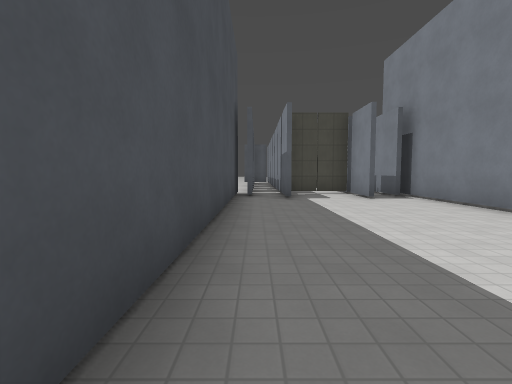
View 1 (above)

13 first-person views from a walk through a Godot game level. The camera is 1.4 m above the floor, tilts 4° down and sees 85° across. The floor is counted in squares, 2 m on a side. Each view is taken from the middle of a square. On the plan, view 1 faces up. The plan holds only what a view shows up to about 9 squares ahead; the rest is blank. The place goes on beyond the plan. Surface patterns are stand-ins for the level's own textures.

View 2
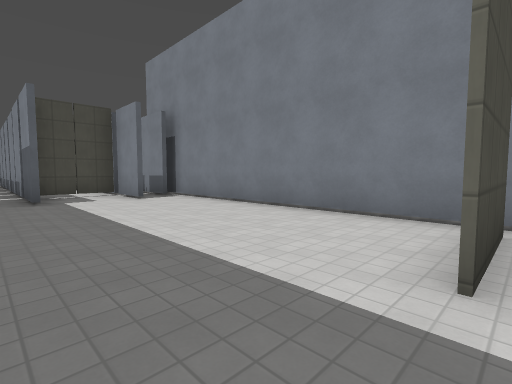

View 3
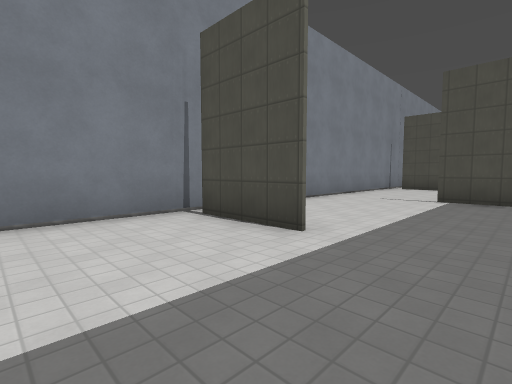

View 4
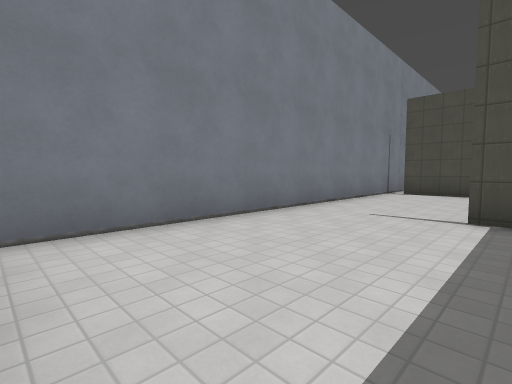

View 5
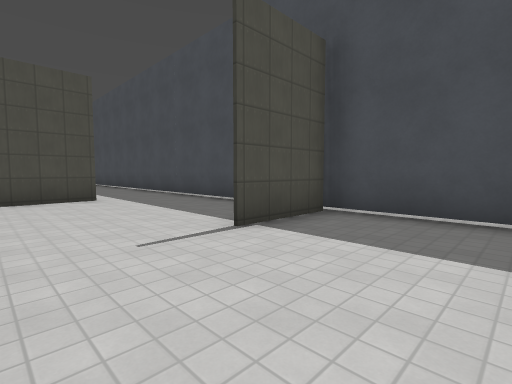

View 6
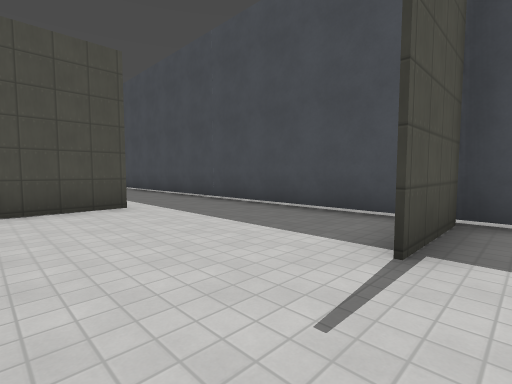

View 7
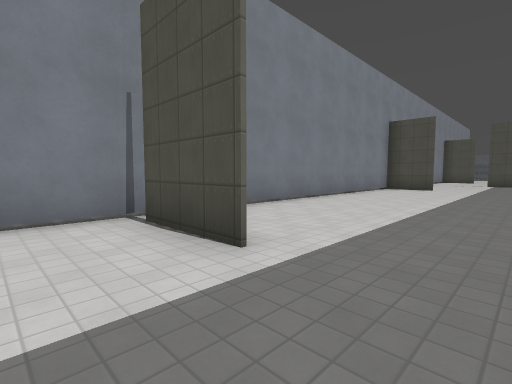

View 8
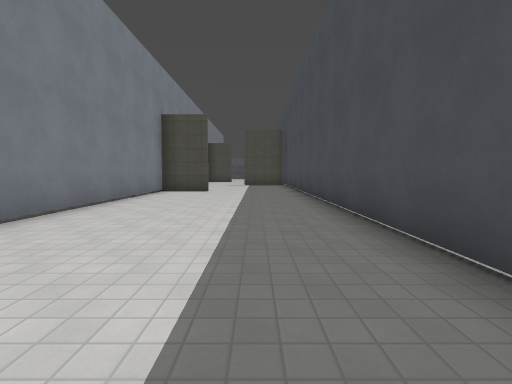

View 9
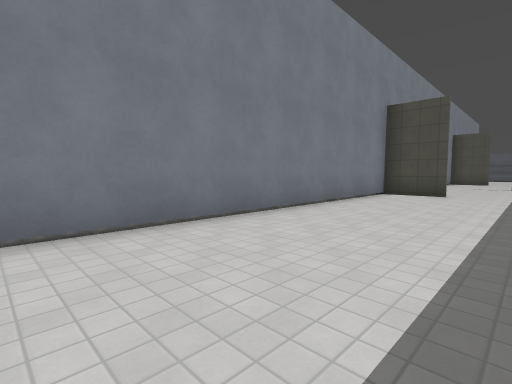

View 10
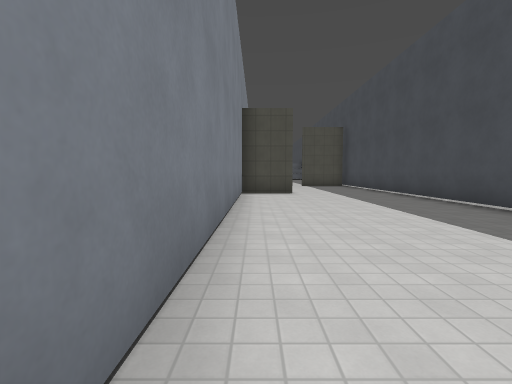

View 11
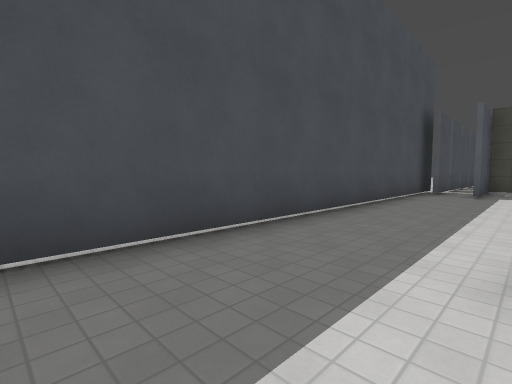

View 12
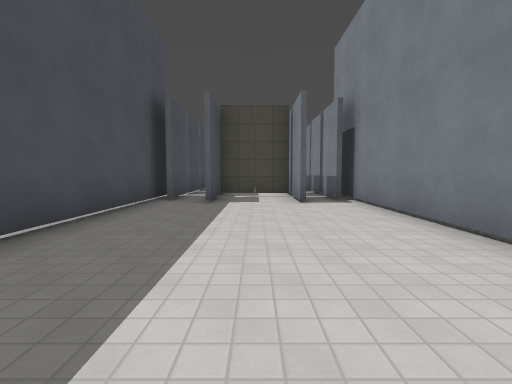

View 13
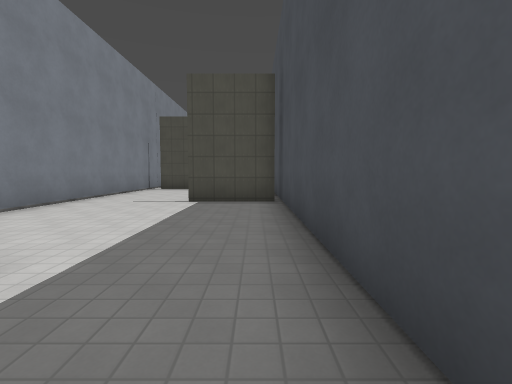

### Floor plan
Points are (right, up) in squares from view 1. A wall is a line through its corners. A room is listed if a view was taken in it or the views show most of it. See-through windows are left out.
Room 1 (views 1, 2, 4, 5, 6, 7, 11)
walls: (-0.5, -4.7) (1.6, -4.7); (1.9, -9.7) (4, -9.7); (4.5, -9.9) (4.5, 0.1); (4.1, 0.2) (1.9, 0.2); (-0.6, 0.4) (-0.6, -9.6)
ways out: opening at (0.5, 0) to room 2; opening at (0.5, -10) to room 3; gap at (4, -10) to room 3
Room 2 (views 3, 12, 13)
walls: (3, 7.4) (3, 9.1) (1, 9.1) (1, 7.5); (1.9, 0.3) (4.1, 0.3); (4.5, 0.1) (4.5, 9.1); (-0.6, 9.1) (-0.6, 0.4)
ways out: opening at (0.5, 0) to room 1
Room 3 (views 8, 9, 10)
walls: (2.8, -20.4) (4.5, -20.4) (4.5, -9.9); (-0.6, -9.6) (-0.6, -20)
ways out: opening at (0.5, -10) to room 1; gap at (4, -10) to room 1

Where each view was taken, in squares from view 1:
view 1: 0 up, 0 right, facing up
view 2: 0 up, 0 right, facing up-right
view 3: 3 up, 0 right, facing down-right
view 4: 0 up, 1 right, facing down-right
view 5: 2 down, 4 right, facing down-left
view 6: 4 down, 4 right, facing down-left
view 7: 8 down, 0 right, facing down-right
view 8: 10 down, 1 right, facing down
view 9: 11 down, 1 right, facing down-right
view 10: 11 down, 4 right, facing down
view 11: 2 down, 2 right, facing up-left
view 12: 1 up, 2 right, facing up
view 13: 2 up, 0 right, facing down
